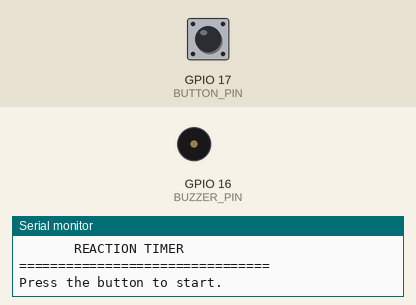
Recording of a sketch running on a simulated ESP32. On the bench: buzzer (waves = sounding), the last lines printed to the serial monitor. Inputs (shaded band) come from the test bench; at power-on: GPIO 17 (BUTTON_PIN) HIGH. Random numbers use the default seed unless the sketch sets one.

Above: at 1.2 s.
1.3 s: GPIO 17 (BUTTON_PIN) pulled LOW for 0.15 s
At 4.29 s:
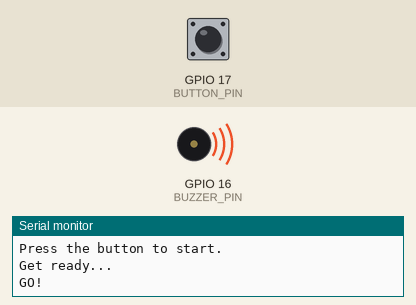
4.4 s: GPIO 17 (BUTTON_PIN) pulled LOW for 1 s
At 5.0 s:
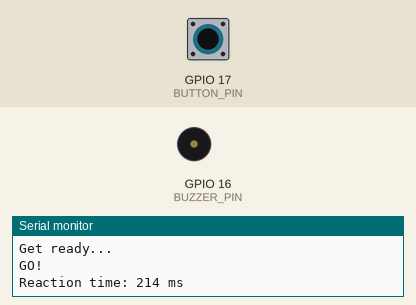
6.9 s: GPIO 17 (BUTTON_PIN) pulled LOW for 3.2 s
At 12.6 s:
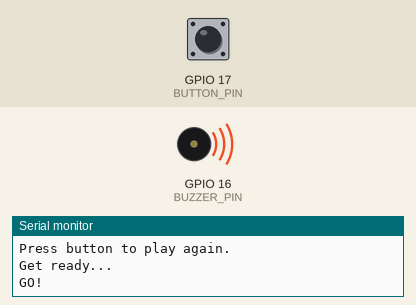
Timing chart, 0 to 14.1 s (numbered marks = the images above; inputs shaded):
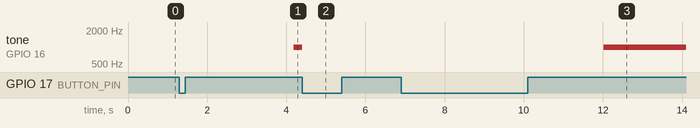

The sketch:

Reaction_Time_Game.ino
```cpp
/*
  Reaction Timer Game

  The ESP32 waits for the user to press the button, then waits
  for a random amount of time before sounding the buzzer.

  When the buzzer sounds, the player must press the button as
  quickly as possible. The reaction time is measured in
  milliseconds and displayed on the Serial Monitor.

  The random delay helps prevent the player from predicting
  when the buzzer will sound.
*/

#include <Arduino.h>

#define BUTTON_PIN 17  // Button pin
#define BUZZER_PIN 16  // Buzzer pin


// Wait until the button is released
void waitForRelease() {

  while (digitalRead(BUTTON_PIN) == LOW) {
    delay(10);
  }
}


void setup() {

  Serial.begin(115200);  // Start Serial Monitor

  pinMode(BUTTON_PIN, INPUT_PULLUP);  // Enable button pull-up
  pinMode(BUZZER_PIN, OUTPUT);        // Set buzzer as output

  randomSeed(analogRead(0));  // Initialize random numbers

  // Display game title
  Serial.println();
  Serial.println("================================");
  Serial.println("       REACTION TIMER");
  Serial.println("================================");
  Serial.println("Press the button to start.");
}


void loop() {

  // Check if the button is pressed
  if (digitalRead(BUTTON_PIN) == LOW) {

    // Make sure the button is released
    waitForRelease();

    Serial.println();
    Serial.println("Get ready...");

    // Wait for a random time before starting
    delay(random(1000, 4000));

    Serial.println("GO!");

    // Start the buzzer
    tone(BUZZER_PIN, 1000);

    // Record the start time
    unsigned long startTime = millis();

    // Wait for the player to press the button
    while (digitalRead(BUTTON_PIN) == HIGH) {
      // Waiting for response
    }

    // Calculate reaction time
    unsigned long reactionTime =
      millis() - startTime;

    // Stop the buzzer
    noTone(BUZZER_PIN);

    // Display the result
    Serial.print("Reaction time: ");
    Serial.print(reactionTime);
    Serial.println(" ms");

    // Short pause before the next round
    delay(1000);

    Serial.println();
    Serial.println("Press button to play again.");
  }
}
```

Measured:
- after the input at 1.3 s, tone on GPIO 16 (BUZZER_PIN): silent → 1000 Hz after 2.9 s
- after the input at 4.4 s, tone on GPIO 16 (BUZZER_PIN): 1000 Hz → silent at once
- after the input at 6.9 s, tone on GPIO 16 (BUZZER_PIN): silent → 1000 Hz after 5.1 s
